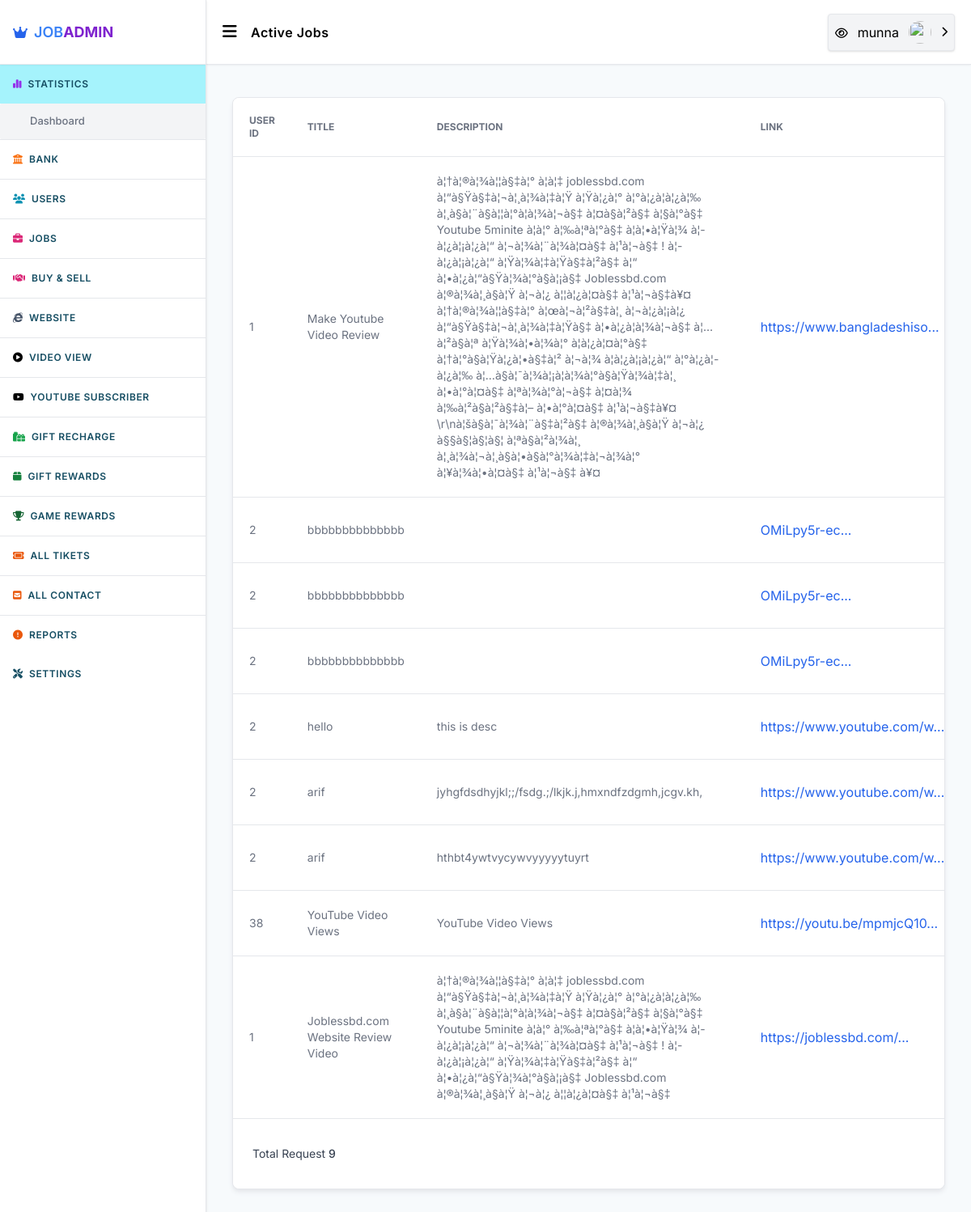
The app's page /admin/active-jobs.php (signed in) with its own data.
### tables this page shows
CREATE TABLE `users` (
  `id` int(11) UNSIGNED NOT NULL,
  `mobile` varchar(55) NOT NULL,
  `fullname` varchar(25) NOT NULL,
  `email` varchar(255) NOT NULL,
  `password` varchar(128) NOT NULL,
  `coins` decimal(10,2) NOT NULL DEFAULT 0.00,
  `image` varchar(999) NOT NULL,
  `totalarn` decimal(10,2) NOT NULL,
  `admin` smallint(3) UNSIGNED NOT NULL DEFAULT 0,
  `country` varchar(255) NOT NULL,
  `address` varchar(999) NOT NULL,
  `city` varchar(500) NOT NULL,
  `zipcod` varchar(50) NOT NULL,
  `datebirth` varchar(55) NOT NULL,
  `facebook` text NOT NULL,
  `twiter` varchar(999) NOT NULL,
  `reg_time` int(11) UNSIGNED NOT NULL DEFAULT 0,
  `last_activity` int(11) UNSIGNED NOT NULL DEFAULT 0,
  `ref` int(11) UNSIGNED NOT NULL DEFAULT 0,
  `reg_ip` varchar(64) NOT NULL DEFAULT '0',
  `log_ip` varchar(64) NOT NULL,
  `activate` varchar(32) NOT NULL DEFAULT '0',
  `disabled` smallint(1) UNSIGNED NOT NULL DEFAULT 0
);

CREATE TABLE `job_system` (
  `id` int(11) NOT NULL,
  `uid` int(11) NOT NULL,
  `job_title` varchar(400) NOT NULL,
  `amount` int(11) NOT NULL,
  `totalClick` int(11) NOT NULL,
  `clickneed` int(11) NOT NULL,
  `activity` int(255) NOT NULL,
  `work_discription` varchar(1500) NOT NULL,
  `web_link` varchar(5000) NOT NULL,
  `job_time` timestamp NOT NULL DEFAULT current_timestamp(),
  `contact` varchar(250) NOT NULL
);

### admin/active-jobs.php (the view, shortened to what the rows shown need)
<?php
  require_once"common/header.php";
  if(isset($_GET['strt'])&& is_numeric($_GET['strt'])){
  $start=$_GET['strt'];
  }else{
    $start=0;
  }
  $jobs=_getAllData($db,"SELECT * FROM job_system WHERE activity=1 ORDER BY id DESC LIMIT $start,25");
?>
<div class="x_container space-y-10 py-10">
    <div class="flex flex-col rounded-lg shadow-md border border-[
        ] shadow-gray-200 bg-white">
        <div class="overflow-x-auto rounded-lg">
            <div class="inline-block min-w-full align-middle">
                <div class="overflow-auto bg-white">
                    <table class="min-w-full divide-y divide-gray-200 table-fixed">
                        <thead class="bg-white">
                            <tr>
                                <th scope="col"
                                    class="p-4 text-xs font-medium text-left text-gray-500 uppercase lg:p-5"> User Id
                                </th>
                                <th scope="col"
                                    class="p-4 text-xs font-medium text-left text-gray-500 uppercase lg:p-5"> Title
                                </th>
                                <th scope="col"
                                    class="p-4 text-xs font-medium text-left text-gray-500 uppercase lg:p-5">
                                    Description </th>
                                <th scope="col"
                                    class="p-4 text-xs font-medium text-left text-gray-500 uppercase lg:p-5"> Link
                                </th>
                            </tr>
                        </thead>
                        <tbody class="bg-white divide-y divide-gray-200">
                            <?php
                   foreach($jobs as $r){ ?>
                            <tr class="hover:bg-gray-100">
                                <td class="p-4 text-sm font-normal text-gray-500 whitespace-nowrap lg:p-5">
                                    <?= $r['uid'] ?> </td>
                                <td class="p-4 text-sm font-normal text-gray-500 lg:p-5">
                                    <div class="max-w-[300px]"><?= $r['job_title'] ?></div>
                                </td>
                                <td class="p-4 text-sm font-normal text-gray-500 lg:p-5">
                                    <div class="w-[360px] break-words">
                                        <?= $r['work_discription'] ?>
                                    </div>
                                </td>
                                <td class="p-4 space-x-2 whitespace-nowrap lg:p-5">
                                    <a target="_blank" href="<?= $r['oldUrl'] ?>"
                                        class="text-blue-600 hover:underline"><?= substr($r['web_link'], 0, 25); ?>...
                                    </a>
                                </td>
                            </tr>
                            <?php } ?>
                        </tbody>
                    </table>
                </div>
            </div>
        </div>
    </div>
</div>
</div>
</main>
</body>
</html>

### admin/common/header.php (shortened to what the rows shown need)
<?php
	require_once"../system/functions.php";
?>
<!DOCTYPE html>
<html lang="en">
<head>
    <link rel="stylesheet" href="css/styles.css">
    <link rel="stylesheet" href="../assets/css/jquery-confirm.min.css">
    <link rel="stylesheet" href="css/styles.css">
</head>
<body>
    <main class="flex p-0 m-0 justify-between w-full h-screen overflow-hidden">
        <div class="w-full h-screen overflow-auto">
            <header class="h-20 bg-white z-40 sticky top-0 left-0 right-0 shadow-sm border-b">
                <div class="h-full flex items-center relative justify-between px-5 xl:px-10">
                    <div class="flex items-center justify-center gap-x-3 sm:gap-x-4">
                        <div class="relative w-fit z-50"><button type="button"
                                class="header_options_toggler w-full p-2 rounded bg-gray-100 shadow border flex items-center justify-center gap-x-3">
                                <a target="_blank" href="https://joblessbd.com/">
                                    <span class="text-sm font-medium"><i class="fa fa-eye"></i></span></a>
                                <span>
                                    <?= $data['fullname'] ?> </span><img class="h-7 w-7 rounded-full"
                                    src="https://firebasestorage.googleapis.com/v0/b/bs-game-topup.appspot.com/o/images%2Fimages.png?alt=media&amp;token=f46fd874-00f4-48fe-a8ac-c43abf380491"
                                    alt=""> <small class="header_options_icon transition-all transform"><i
                                        class="fa-solid fa-chevron-right"></i></small>
                            </button>
                        </div>
                    </div>
                </div>
            </header>

### records on screen
users: fullname "munna"
job_system: uid "1", job_title "Make Youtube Video Review", work_discription "à¦†à¦®à¦¾à¦¦à§‡à¦° à¦à¦‡ joblessbd.com à¦“à§Ÿà§‡à¦¬à¦¸à¦¾à¦‡à¦Ÿ à¦Ÿà¦¿à¦° à¦°à¦¿à¦­à¦¿à¦‰ à¦¸à§à¦¨à§à¦¦à¦°à¦­à¦¾à¦¬à§‡ à¦¤à§à¦²à§‡ à¦§à¦°à§‡ Youtube 5minite à¦à¦° à¦‰à¦ªà¦°à§‡ à¦à¦•à¦Ÿà¦¾ à¦­à¦¿à¦¡à¦¿à¦“ à¦¬à¦¾à¦¨à¦¾à¦¤à§‡ à¦¹à¦¬à§‡ ! à¦­à¦¿à¦¡à¦¿à¦“ à¦Ÿà¦¾à¦‡à¦Ÿà§‡à¦²à§‡ à¦“ à¦•à¦¿à¦“à§Ÿà¦¾à¦°à§à¦¡à§‡ Joblessbd.com à¦®à¦¾à¦¸à§à¦Ÿ à¦¬à¦¿ à¦¦à¦¿à¦¤à§‡ à¦¹à¦¬à§‡à¥¤ à¦†à¦®à¦¾à¦¦à§‡à¦° à¦œà¦¬à¦²à§‡à¦¸ à¦¬à¦¿à¦¡à¦¿ à¦“à§Ÿà§‡à¦¬à¦¸à¦¾à¦‡à¦Ÿà§‡ à¦•à¦¿à¦­à¦¾à¦¬à§‡ à¦…à¦²à§à¦ª à¦Ÿà¦¾à¦•à¦¾à¦° à¦­à¦¿à¦¤à¦°à§‡ à¦†à¦°à§à¦Ÿà¦¿à¦•à§‡à¦² à¦¬à¦¾ à¦­à¦¿à¦¡à¦¿à¦“ à¦°à¦¿à¦­à¦¿à¦‰ à¦…à§à¦¯à¦¾à¦¡à¦­à¦¾à¦°à§à¦Ÿà¦¾à¦‡à¦¸ à¦•à¦°à¦¤à§‡ à¦ªà¦¾à¦°à¦¬à§‡ à¦¤à¦¾ à¦‰à¦²à§à¦²à§‡à¦– à¦•à¦°à¦¤à§‡ à¦¹à¦¬à§‡à¥¤…", web_link "https://www.bangladeshiso"
job_system: uid "2", job_title "bbbbbbbbbbbbbb", web_link "OMiLpy5r-ec"
job_system: uid "2", job_title "bbbbbbbbbbbbbb", web_link "OMiLpy5r-ec"
job_system: uid "2", job_title "bbbbbbbbbbbbbb", web_link "OMiLpy5r-ec"
job_system: uid "2", job_title "hello", work_discription "this is desc", web_link "https://www.youtube.com/w"
job_system: uid "2", job_title "arif", work_discription "jyhgfdsdhyjkl;;/fsdg.;/lkjk.j,hmxndfzdgmh,jcgv.kh,", web_link "https://www.youtube.com/w"
job_system: uid "2", job_title "arif", work_discription "hthbt4ywtvycywvyyyyytuyrt", web_link "https://www.youtube.com/w"
job_system: uid "38", job_title "YouTube Video Views", work_discription "YouTube Video Views", web_link "https://youtu.be/mpmjcQ10"
job_system: uid "1", job_title "Joblessbd.com Website Review Video", work_discription "à¦†à¦®à¦¾à¦¦à§‡à¦° à¦à¦‡ joblessbd.com à¦“à§Ÿà§‡à¦¬à¦¸à¦¾à¦‡à¦Ÿ à¦Ÿà¦¿à¦° à¦°à¦¿à¦­à¦¿à¦‰ à¦¸à§à¦¨à§à¦¦à¦°à¦­à¦¾à¦¬à§‡ à¦¤à§à¦²à§‡ à¦§à¦°à§‡ Youtube 5minite à¦à¦° à¦‰à¦ªà¦°à§‡ à¦à¦•à¦Ÿà¦¾ à¦­à¦¿à¦¡à¦¿à¦“ à¦¬à¦¾à¦¨à¦¾à¦¤à§‡ à¦¹à¦¬à§‡ ! à¦­à¦¿à¦¡à¦¿à¦“ à¦Ÿà¦¾à¦‡à¦Ÿà§‡à¦²à§‡ à¦“ à¦•à¦¿à¦“à§Ÿà¦¾à¦°à§à¦¡à§‡ Joblessbd.com à¦®à¦¾à¦¸à§à¦Ÿ à¦¬à¦¿ à¦¦à¦¿à¦¤à§‡ à¦¹à¦¬à§‡", web_link "https://joblessbd.com/"

### other values on screen
$config['site_name'] "JOB"
count($jobs) "9"
